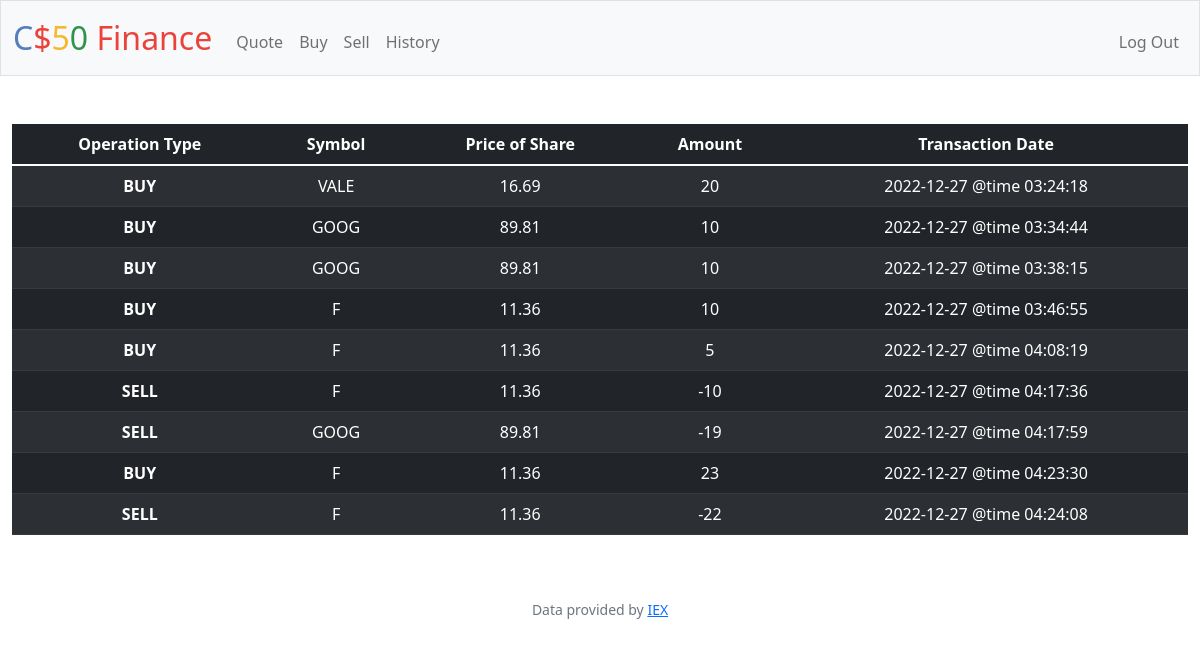
The app's page /history (signed in) with its own data.
### tables this page shows
CREATE TABLE "orders" (id INTEGER PRIMARY KEY AUTOINCREMENT NOT NULL, username TEXT NOT NULL, share TEXT NOT NULL, price_of_share NUMERIC NOT NULL, amount NUMERIC NOT NULL, date TIMESTAMP);

### app.py (the view)
@app.route("/history")
@login_required
def history():
    rows = db.execute("SELECT share, amount, price_of_share, date FROM orders WHERE username = ?", session["user_id"])
    return render_template("history.html", rows=rows)
    """Show history of transactions"""
    return apology("TODO")

### app.py (called while the page is built)
@app.after_request
def after_request(response):
    response.headers["Cache-Control"] = "no-cache, no-store, must-revalidate"
    response.headers["Expires"] = 0
    response.headers["Pragma"] = "no-cache"
    return response

### helpers.py (called while the page is built)
def login_required(f):
    @wraps(f)
    def decorated_function(*args, **kwargs):
        if session.get("user_id") is None:
            return redirect("/login")
        return f(*args, **kwargs)
    return decorated_function

### templates/history.html (shortened to what this page needs)
{% extends "layout.html" %}
{% block main %}
<table class="table table-dark table-striped">
    <thead>
        <tr>
            <th scope="col"> Operation Type</th>
            <th scope="col"> Symbol </th>
            <th scope="col"> Price of Share </th>
            <th scope="col"> Amount </th>
            <th scope="col"> Transaction Date </th>
        </tr>
    </thead>
    <tbody>
        {%for row in rows %}
        <tr>
            <th scope="row">
                {{ "BUY" if row["amount"] > 0 else "SELL" }}
            </th>
            <td> {{ row["share"] }}</td>
            <td> {{ row["price_of_share"] }}</td>
            <td> {{ row["amount"] }}</td>
            <td> {{ row["date"] }}</td>
        </tr>
        {% endfor %}
    </tbody>
    </table>
{% endblock %}

### templates/layout.html (shortened to what this page needs)
<!DOCTYPE html>
<html lang="en">
    <head>
        <link href="https://cdn.jsdelivr.net/npm/bootstrap@5.1.3/dist/css/bootstrap.min.css" rel="stylesheet">
        <link href="/static/styles.css" rel="stylesheet">
    </head>
    <body>
        <nav class="bg-light border navbar navbar-expand-md navbar-light">
            <div class="container-fluid">
                <a class="navbar-brand" href="/"><span class="blue">C</span><span class="red">$</span><span class="yellow">5</span><span class="green">0</span> <span class="red">Finance</span></a>
                <div class="collapse navbar-collapse" id="navbar">
                    {% if session["user_id"] %}
                        <ul class="navbar-nav me-auto mt-2">
                            <li class="nav-item"><a class="nav-link" href="/quote">Quote</a></li>
                            <li class="nav-item"><a class="nav-link" href="/buy">Buy</a></li>
                            <li class="nav-item"><a class="nav-link" href="/sell">Sell</a></li>
                            <li class="nav-item"><a class="nav-link" href="/history">History</a></li>
                        </ul>
                        <ul class="navbar-nav ms-auto mt-2">
                            <li class="nav-item"><a class="nav-link" href="/logout">Log Out</a></li>
                        </ul>
                    {% else %}
                        <ul class="navbar-nav ms-auto mt-2">
                            <li class="nav-item"><a class="nav-link" href="/register">Register</a></li>
                            <li class="nav-item"><a class="nav-link" href="/login">Log In</a></li>
                        </ul>
                    {% endif %}
                </div>
            </div>
        </nav>
        <main class="container-fluid py-5 text-center">
            {% block main %}{% endblock %}
        </main>
        <footer class="mb-5 small text-center text-muted">
            Data provided by <a href="https://iexcloud.io/">IEX</a>
        </footer>
    </body>
</html>

### static/styles.css (style rules this page uses)
nav .navbar-brand { font-size: xx-large; }
nav .navbar-brand .blue { color: #537fbe; }
nav .navbar-brand .red { color: #ea433b; }
nav .navbar-brand .yellow { color: #f5b82e; }
nav .navbar-brand .green { color: #2e944b; }

### records on screen
orders: amount "BUY", share "VALE", price_of_share "16.69", amount "20", date "2022-12-27 @time 03:24:18"
orders: amount "BUY", share "GOOG", price_of_share "89.81", amount "10", date "2022-12-27 @time 03:34:44"
orders: amount "BUY", share "GOOG", price_of_share "89.81", amount "10", date "2022-12-27 @time 03:38:15"
orders: amount "BUY", share "F", price_of_share "11.36", amount "10", date "2022-12-27 @time 03:46:55"
orders: amount "BUY", share "F", price_of_share "11.36", amount "5", date "2022-12-27 @time 04:08:19"
orders: amount "SELL", share "F", price_of_share "11.36", amount "-10", date "2022-12-27 @time 04:17:36"
orders: amount "SELL", share "GOOG", price_of_share "89.81", amount "-19", date "2022-12-27 @time 04:17:59"
orders: amount "BUY", share "F", price_of_share "11.36", amount "23", date "2022-12-27 @time 04:23:30"
orders: amount "SELL", share "F", price_of_share "11.36", amount "-22", date "2022-12-27 @time 04:24:08"
